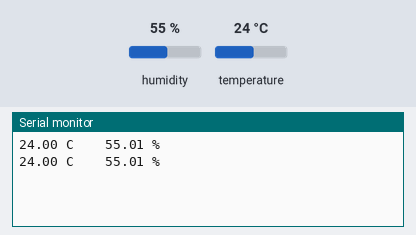
Bench run of a sketch on a simulated Arduino Uno, built with avr-gcc and run on an emulated ATmega328P. Parts: the last lines printed to the serial monitor. Wiring (inferred from the names in the program): HTU21/Si7021 sensor at I2C address 0x40. The test bench sets the inputs (shaded band); at power-on: humidity 55 %, temperature 24 °C.

Above: at 2.8 s.
2.9 s: humidity set to 22 %
At 4.8 s:
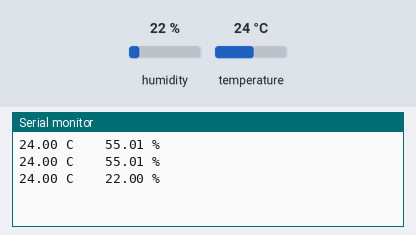
5.6 s: temperature set to 12 °C
At 6.4 s:
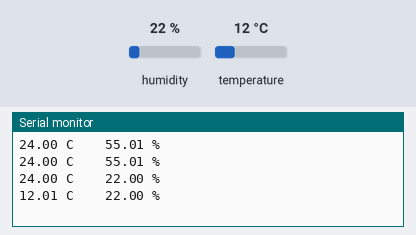
8.3 s: humidity set to 40 %
At 10.7 s:
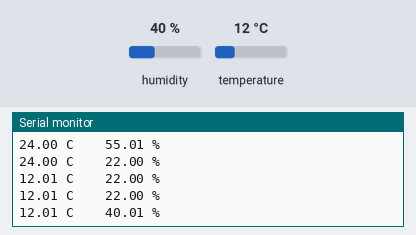
Timing chart, 0 to 12.2 s (numbered marks = the images above; inputs shaded):
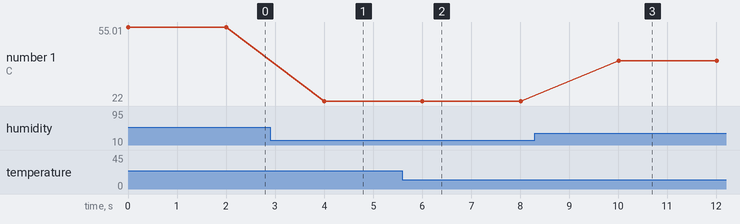

Measured:
- after the input at 2.9 s, the serial monitor: prints a new line after 1.1 s (image 1)
- after the input at 5.6 s, the serial monitor: prints a new line after 0.41 s (image 2)
- after the input at 8.3 s, the serial monitor: prints a new line after 1.7 s (image 3)
- plotted number 1: 55.01 → 22 after the input at 2.9 s, 22 → 40.01 after the input at 8.3 s

The sketch:

Proyecto_Arduino.ino
```cpp
// (licence header left out)
#include <Wire.h>

//General variables
int temp[2], hum[5];
double temp_code, rh_code;
float temperature, RH;
//Direccin del sensor
byte direccion = 0x40;


void setup()
{
  Wire.begin();        //Initialize I2C
  Serial.begin(9600);  //Initialize Serial Port
}

void loop()
{
  Wire.beginTransmission(direccion);   //Begin comunication with the slave
  Wire.write(0xE3);                    //Send 0xE3 in order to read the temperature
  Wire.endTransmission();
  Wire.requestFrom(direccion,2);       //Request 2 bytes

  if(Wire.available()<=2){             //If bytes are recieved
    temp[0] = Wire.read();             //Save it on temp
    temp[1] = Wire.read();

    //Calc the temperature
    temp_code = (temp[0]<<8) + temp[1];
    temperature = ((175.72 * temp_code)/65536)-46.85;

    Serial.print(temperature);
    Serial.print(" C    ");
  }

  Wire.beginTransmission(direccion);
  Wire.write(0xE5);                    //Ask for Relatative humidity
  Wire.endTransmission();

  Wire.requestFrom(direccion,2);

  if(Wire.available()<=2);
  {
    hum[0] = Wire.read();
    hum[1] = Wire.read();

    rh_code = (hum[0]<<8) + hum[1];
    RH = ((125*rh_code)/65536)-6;

    Serial.print(RH);
    Serial.println(" %");
  }

  delay(2000);
}
```
